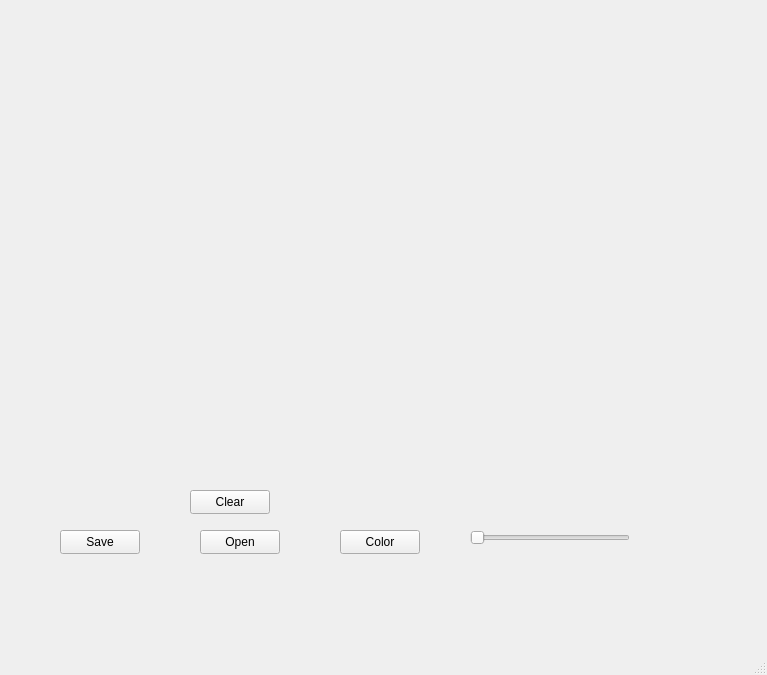
<?xml version="1.0" encoding="UTF-8"?>
<ui version="4.0">
 <class>graphicform</class>
 <widget class="QMainWindow" name="graphicform">
  <property name="geometry">
   <rect>
    <x>0</x>
    <y>0</y>
    <width>767</width>
    <height>675</height>
   </rect>
  </property>
  <property name="windowTitle">
   <string>MainWindow</string>
  </property>
  <widget class="QWidget" name="centralwidget">
   <widget class="QWidget" name="gridLayoutWidget">
    <property name="geometry">
     <rect>
      <x>20</x>
      <y>10</y>
      <width>651</width>
      <height>451</height>
     </rect>
    </property>
    <layout class="QGridLayout" name="gridLayout"/>
   </widget>
   <widget class="QSlider" name="penWidthSlider">
    <property name="geometry">
     <rect>
      <x>470</x>
      <y>530</y>
      <width>160</width>
      <height>16</height>
     </rect>
    </property>
    <property name="orientation">
     <enum>Qt::Horizontal</enum>
    </property>
   </widget>
   <widget class="QPushButton" name="saveButton">
    <property name="geometry">
     <rect>
      <x>60</x>
      <y>530</y>
      <width>80</width>
      <height>24</height>
     </rect>
    </property>
    <property name="text">
     <string>Save</string>
    </property>
   </widget>
   <widget class="QPushButton" name="openButton">
    <property name="geometry">
     <rect>
      <x>200</x>
      <y>530</y>
      <width>80</width>
      <height>24</height>
     </rect>
    </property>
    <property name="text">
     <string>Open</string>
    </property>
   </widget>
   <widget class="QPushButton" name="colorButton">
    <property name="geometry">
     <rect>
      <x>340</x>
      <y>530</y>
      <width>80</width>
      <height>24</height>
     </rect>
    </property>
    <property name="text">
     <string>Color</string>
    </property>
   </widget>
   <widget class="QPushButton" name="clearButton">
    <property name="geometry">
     <rect>
      <x>190</x>
      <y>490</y>
      <width>80</width>
      <height>24</height>
     </rect>
    </property>
    <property name="text">
     <string>Clear</string>
    </property>
   </widget>
  </widget>
  <widget class="QMenuBar" name="menubar">
   <property name="geometry">
    <rect>
     <x>0</x>
     <y>0</y>
     <width>767</width>
     <height>22</height>
    </rect>
   </property>
  </widget>
  <widget class="QStatusBar" name="statusbar"/>
 </widget>
 <resources/>
 <connections/>
</ui>
